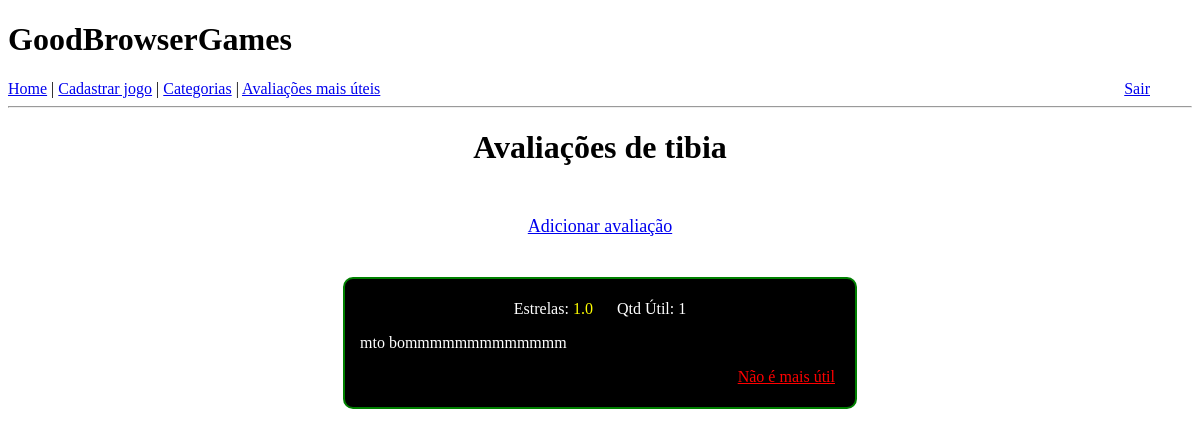
Before: /listar-avaliacoes/1 (signed in) with the older database file.
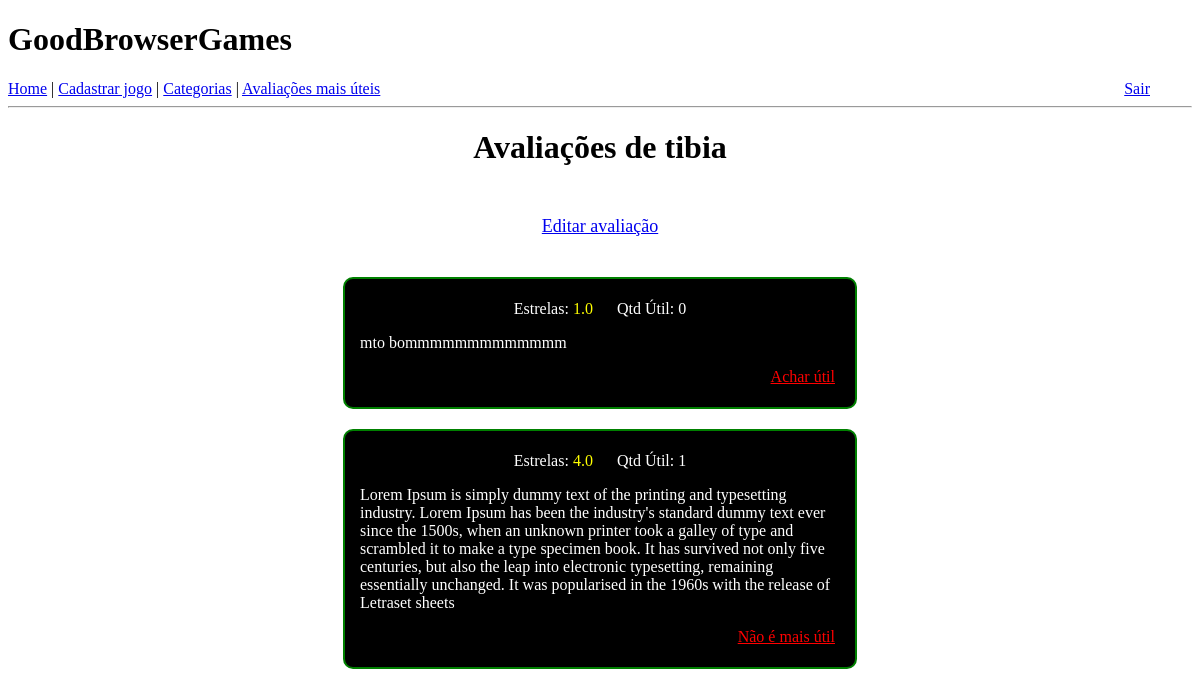
After: the same page with the newer database file.
### app/models.py (models this page shows)
class Jogo(db.Model):
    id = db.Column(db.Integer, primary_key=True)
    nome = db.Column(db.String(128), index=True, )
    categoria = db.Column(db.String(64), index=True)
    url_jogo = db.Column(db.String, index=True)
    url_video = db.Column(db.String, index=True)
    url_imagem = db.Column(db.String, index=True)
    descricao = db.Column(db.String, index=True)

class Avaliacao(db.Model):
    id = db.Column(db.Integer, primary_key=True)
    estrelas = db.Column(db.Float, index=True)
    texto = db.Column(db.String(255))
    qnt_util = db.Column(db.Integer, index=True, default=0)
    user_id = db.Column(db.Integer, db.ForeignKey('user.id'))
    jogo_id = db.Column(db.Integer, db.ForeignKey('jogo.id'))

### app/routes.py (the view)
@app.route("/listar-avaliacoes/<id>", methods=["GET", "POST"])
def listar_avaliacoes(id):
    avaliacoes = list(Avaliacao.query.filter_by(jogo_id=id))
    jogo = Jogo.query.filter_by(id=id).first()
    ids_avaliacoes_uteis_usuario = None
    if avaliacoes:
        avaliacoes_ids = [a.id for a in avaliacoes]
        user_id_expression = VotoUtil.user_id.in_([current_user.id])
        in_expression = VotoUtil.avaliacao_id.in_(avaliacoes_ids)
        votos_util_usuario = list(VotoUtil.query.filter(user_id_expression, in_expression))
        ids_avaliacoes_uteis_usuario = [v.avaliacao_id for v in votos_util_usuario]
    avaliacao_pelo_usuario = Avaliacao.query.filter_by(jogo_id=id, user_id=current_user.id).first()
    if avaliacao_pelo_usuario:
        avaliacao_feita = avaliacao_pelo_usuario
    else:
        avaliacao_feita = None
    return render_template("lista_avaliacoes.html", avaliacoes=avaliacoes, jogo=jogo, avaliacao_feita=avaliacao_feita, avals_uteis_ids=ids_avaliacoes_uteis_usuario)

### app/models.py (called while the page is built)
@login.user_loader
def load_user(id):
    return User.query.get(int(id))

### app/templates/lista_avaliacoes.html (shortened to what this page needs)
{% extends "base.html" %}
{% block content %}
    <div id="container">
        <h1 style="margin-bottom: 50px;">Avaliações de {{ jogo.nome }}</h1>
        <div>
            {% if avaliacao_feita %}
                <p style="margin-bottom: 40px; font-size: large;"><a href="/editar-avaliacao/{{avaliacao_feita.id}}">Editar avaliação</a></p>
            {% else %}
                <p style="margin-bottom: 40px; font-size: large;"><a href="/fazer-avaliacao/{{jogo.id}}">Adicionar avaliação</a></p>
            {% endif %}
        </div>
        {% if avaliacoes %}
            {% for avaliacao in avaliacoes %}
            <div class="box-avaliacao">
                <p>Estrelas: <span style="color: yellow; margin-right: 20px;">{{ avaliacao.estrelas }}</span>
                    Qtd Útil: {{ avaliacao.qnt_util }}
                </p>
                <p style="text-align: left; margin: 10px;">{{ avaliacao.texto }}</p>
                {% if avaliacao.id in avals_uteis_ids %}
                    <p class="botao-util"><a href="/tirar-util/{{avaliacao.id}}">Não é mais útil</a></p>
                {% else %}
                    <p class="botao-util"><a href="/achar-util/{{avaliacao.id}}">Achar útil</a></p>
                {% endif %}
            </div>
            {% endfor %}
        {% else %}
            <h3 style="color: red;">Este jogo ainda não possui avaliações, seja o primeiro a avaliar!</h3>
        {% endif %}
    </div>
{% endblock %}

### app/templates/base.html (shortened to what this page needs)
<!DOCTYPE html>
<html>
    <head>
    </head>
    <body>
        <h1>GoodBrowserGames</h1>
        <div>
            <a href="{{ url_for('index') }}">Home</a> |
            <a href="{{ url_for('cadastrar_jogo') }}">Cadastrar jogo</a> |
            <a href="{{ url_for('listar_categorias') }}">Categorias</a> |
            <a href="{{ url_for('avaliacoes_mais_uteis') }}">Avaliações mais úteis</a>
            <span style="position: absolute; right: 50px;">
                {% if current_user.is_anonymous %}
                <a href="{{ url_for('login') }}">Entrar</a>
                {% else %}
                <a href="{{ url_for('logout') }}">Sair</a>
                {% endif %}
            </span>
        </div>
        <hr>
        {% block content %}{% endblock %}
    </body>
</html>

### app/templates/lista_avaliacoes.html (style rules this page uses)
#container { text-align: center; }
.box-avaliacao { border: 2px solid green; border-radius: 10px; background-color: black; color: white; width: 500px; max-width: 500px; margin-left: auto; margin-right: auto; margin-top: 20px; margin-bottom: 20px; padding: 5px; text-align: center; }
.botao-util { text-align: right; margin-right: 15px; }
.botao-util a:link { color: red; }

Changed rows visible on the page:
changed Avaliacao "mto bommmmmmmmmmmmm": qnt_util "1" → "0"; text "Não é mais útil" → "Achar útil"
added Avaliacao: estrelas "4.0", qnt_util "1", texto "Lorem Ipsum is simply dummy text of the printing and typesetting industry. Lorem Ipsum has been the industry's standard dummy text ever since the 1500s, when an unknown printer took a galley of type and scrambled it to make a type specimen book. It has survived not only five centuries, but also the leap into electronic typesetting, remaining essentially unchanged. It was popularised in the 1960s with the release of Letraset sheets"
Other visible differences:
text no longer shown: "Adicionar avaliação"
text now shown: "Editar avaliação"
